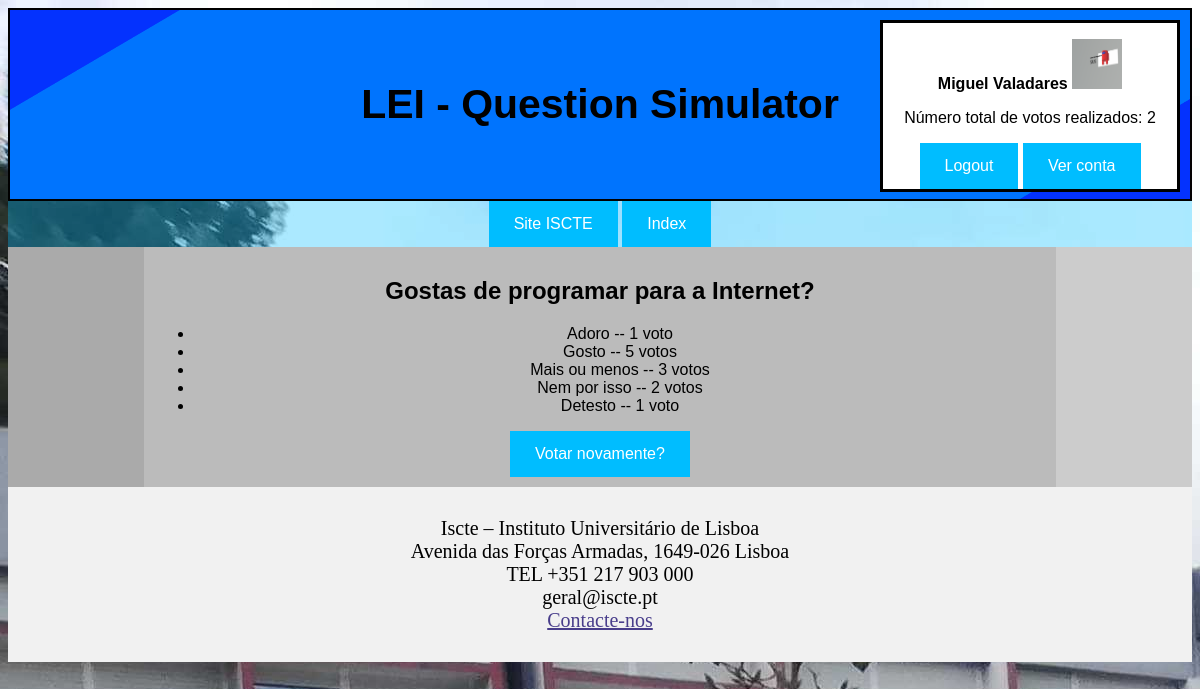
The app's page /votacao/2/resultados (signed in) with its own data.
### votacao/models.py (models this page shows, shortened)
class Aluno(models.Model):
    user=models.OneToOneField(User,on_delete=models.CASCADE)
    curso=models.CharField(max_length=100)
    votos = models.IntegerField(default=0)
    foto_perfil = models.CharField(max_length=100, default="/static/media/foto_perfil_default.png")

class Questao(models.Model):
    questao_texto = models.CharField(max_length=200)
    pub_data = models.DateTimeField('data de publicacao')

class Opcao(models.Model):
    questao = models.ForeignKey(Questao, on_delete=models.CASCADE)
    opcao_texto = models.CharField(max_length=200)
    votos = models.IntegerField(default=0)

### votacao/views.py (the view)
# urls.py: path('<int:questao_id>/resultados', views.resultados, name='resultados'),
@login_required(login_url=reverse_lazy('votacao:logar'))
def resultados(request, questao_id):
    questao = get_object_or_404(Questao, pk=questao_id)
    return render(request, 'votacao/resultados.html', {'questao': questao})

### votacao/templates/votacao/resultados.html
{% extends "votacao/index.html" %}
{% block nav %}
    <a class="butao" href="https://www.iscte-iul.pt/">Site ISCTE</a>
    <a class="butao" href="{% url 'votacao:index' %}">Index</a>
{% endblock %}
{% block conteudo %}
<h1>{{ questao.questao_texto }}</h1>
<ul>
{% for opcao in questao.opcao_set.all %}
    <li>{{ opcao.opcao_texto }} -- {{ opcao.votos }} voto{{ opcao.votos|pluralize }}</li>
{% endfor %}
</ul>
{% endblock %}
{% block opcoes_e_controlos %}
<a class="butao" href="{% url 'votacao:detalhe' questao.id %}">Votar novamente?</a>
{% endblock %}

### votacao/templates/votacao/index.html (shortened to what this page needs)
{% load static %}
<link rel="stylesheet" type="text/css"
      href="{% static 'votacao/style.css' %}"/>
<div class="grid-container">
    <header>
        <h3>LEI - Question Simulator</h3>
        <div class="grid-login">
        <article class="login">
            {% if request.user.is_authenticated %}
            <p> <b onclick="showPhoto()">{{request.user.username}}</b>
            {% if not request.user.is_superuser %}
            <img src="{{request.user.aluno.foto_perfil}}" width="50" height="50" ondblclick="hidePhoto()" id="fperfil"></p>
            <p>Número total de votos realizados: {{request.user.aluno.votos}}</p>
            {% endif %}
            <a class="butao" href="{% url 'votacao:logout_view' %}">Logout</a>
            <a class="butao" href="{% url 'votacao:user_view' %}">Ver conta</a>
            {% else %}
            <p>Utilizador Anónimo</p>
            <a class="butao" href="{% url 'votacao:logar' %}">Login</a>
            {% endif %}
        </article>
        </div>
    </header>
    <nav>
        {% block nav %}{% endblock %}
    </nav>
    <section class="left" style="background-color:#aaa;"></section>
    <section class="middle" style="background-color:#bbb;">
        {% block conteudo %}{% endblock %}
        {% block opcoes_e_controlos %}{% endblock %}
    </section>
    <section class="right" style="background-color:#ccc;"></section>
    <footer>
        <p> Iscte – Instituto Universitário de Lisboa<br>
            Avenida das Forças Armadas, 1649-026 Lisboa<br>
            TEL +351 217 903 000<br>
            geral@iscte.pt<br>
            <a style="color: darkslateblue" href="https://www.iscte-iul.pt/contents/1379/contactenos">Contacte-nos</a>
            </p>
    </footer>
</div>

### votacao/static/votacao/style.css (style rules this page uses)
* { box-sizing: border-box; }
header { grid-area: header; background-color: #f1f1f1; padding: 30px; text-align: center; font-size: 35px; border: 2px solid black; background-image: url("../images/header-background.png"); background-size: 100% 100%; background-repeat: no-repeat; height: auto; }
nav { grid-area: nav; text-align: center; background-color: rgba(0, 189, 255, 0.33); }
.grid-container { display: grid; grid-template-areas: 'header header header header header header' 'nav nav nav nav nav nav' 'left middle middle middle middle right' 'footer footer footer footer footer footer'; }
section { padding: 10px; }
section.left { grid-area: left; }
section.middle { text-align: center; grid-area: middle; }
section.right { grid-area: right; }
footer { grid-area: footer; background-color: #f1f1f1; padding: 10px; text-align: center; font-size: 20px; font-family: bold; }
article.login { background-color: rgb(255, 255, 255); position: absolute; top: 20px; right: 20px; width: 300px; border-style: solid; font-size: 16px; }
a.butao:link, a:visited { background-color: rgb(0, 189, 255); color: white; padding: 14px 25px; text-align: center; text-decoration: none; display: inline-block; }

### records on screen
Questao: questao_texto "Gostas de programar para a Internet?"
Opcao: opcao_texto "Adoro", votos "1"
Opcao: opcao_texto "Gosto", votos "5"
Opcao: opcao_texto "Mais ou menos", votos "3"
Opcao: opcao_texto "Nem por isso", votos "2"
Opcao: opcao_texto "Detesto", votos "1"

### other values on screen
{{ request.user.username }} "Miguel Valadares"
{{ request.user.aluno.votos }} "2"
